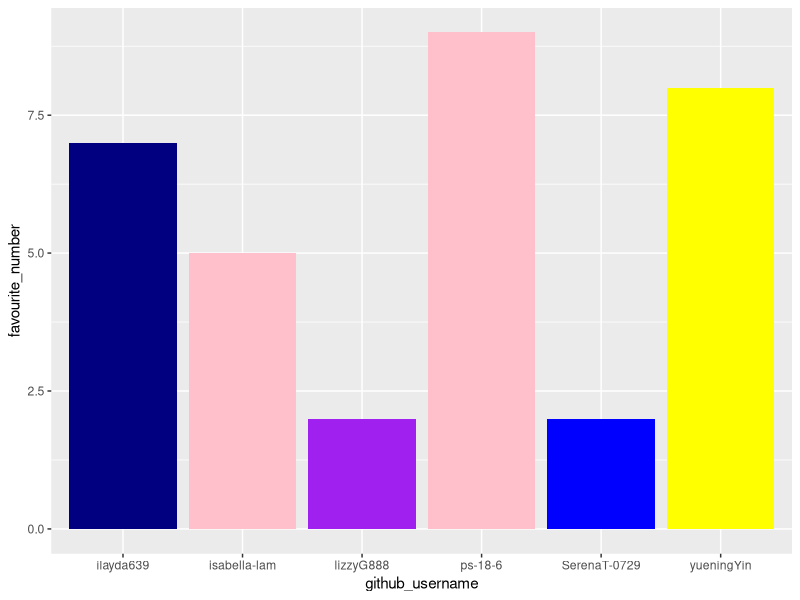

Write the R code that produced this figure.
## ---- chunk 1
library(tidyverse) 
## ---- chunk 2
team_data <- tibble(
  name = c("Lizzy", "Ilayda", "Pari", 
           "Bella", "Serena", "Joyce"),
  github_username = c("lizzyG888", "ilayda639", "ps-18-6", 
                      "isabella-lam", "SerenaT-0729", "yueningYin"), 
  colour = c("purple", "navy", "pink", 
             "pink", "blue","yellow"),
  hobby = c("gaming", "reading", "watching TV", 
            "piano", "drawing", "dancing"),
  favourite_number = c(2, 7, 9, 5, 2,8)
  )

team_data
## ---- chunk 3
p1 <- ggplot(data = team_data, 
             mapping = aes(x = github_username, 
                           y = favourite_number,
                           fill = colour), 
             ) +
   geom_col() +
   scale_fill_identity()
p1
